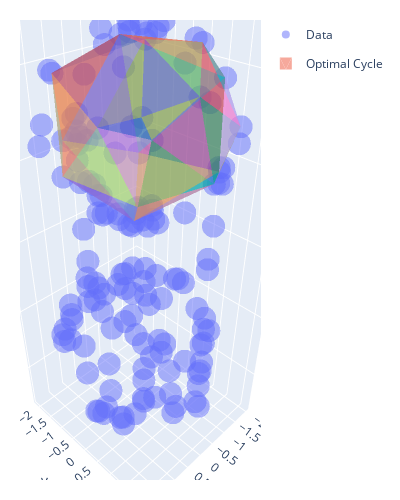

This figure's notebook cell:
### Code cell
## 2nd Largest Representative 3D Hole (Optimized and rounded)
# use optimal dataframe from above (the optmization problem takes too long, i don't wanna do it twice)
filter = optimal.loc['optimal cycle', 'chain']['coefficient'].astype(float).round() != 0 # mark locations where the cofficicents are close to 0 to be removed
print(f'Removing {sum(1-filter)}/{len(filter)} simplicies from the cycle, {sum(filter)} simplicies left')
optimal_faces = optimal.loc['optimal cycle', 'chain'][filter]['simplex'].tolist()
# maybe want some assert statement to make sure we have a real cycle

# plotting
trace_dta = go.Scatter3d( # data plot
        x=dta[:, 0],
        y=dta[:, 1],
        z=dta[:, 2],
        mode='markers',
        showlegend=True,
        name='Data',
        opacity=0.5
    )
traces_optimal = [oat.plot.triangle__trace3d(triangle=tri, coo=dta) for tri in optimal_faces] # optimal cycle plot
for n, trace in enumerate(traces_optimal): # plot optimal cycle
    trace.update(
            showlegend=(n==0),
            legendgroup='opti',
            opacity=0.5,
            name='Optimal Cycle'
        )
fig = go.Figure(data=[trace_dta]+traces_optimal)
fig.update_layout(
        width=400, 
        height=500,
        margin=dict(l=20, r=20, t=20, b=20)
    )
fig.show()
# rounding solves this problem (I think)

### Figure 1 — Plotly figure (JSON) as saved in the notebook; plotly's stock layout.template omitted (floating-point values rounded to 4 significant figures; data arrays with more than 128 entries replaced by an {"elided": "..."} marker saying what was removed)
{"data": [{"mode": "markers", "name": "Data", "opacity": 0.5, "showlegend": true, "type": "scatter3d", "x": {"elided": "150 float values"}, "y": {"elided": "150 float values"}, "z": {"elided": "150 float values"}}, {"i": [0], "j": [1], "k": [2], "legendgroup": "opti", "name": "Optimal Cycle", "opacity": 0.5, "showlegend": true, "type": "mesh3d", "x": [1.392, -0.7554, -0.04524], "y": [1.401, 1.44, 2.011], "z": [3.398, 4.158, 2.743]}, {"i": [0], "j": [1], "k": [2], "legendgroup": "opti", "name": "Optimal Cycle", "opacity": 0.5, "showlegend": false, "type": "mesh3d", "x": [1.392, -0.7554, 0.5612], "y": [1.401, 1.44, 0.1056], "z": [3.398, 4.158, 4.904]}, {"i": [0], "j": [1], "k": [2], "legendgroup": "opti", "name": "Optimal Cycle", "opacity": 0.5, "showlegend": false, "type": "mesh3d", "x": [-1.268, 0.7731, 0.5612], "y": [-1.092, -1.673, 0.1056], "z": [4.27, 3.883, 4.904]}, {"i": [0], "j": [1], "k": [2], "legendgroup": "opti", "name": "Optimal Cycle", "opacity": 0.5, "showlegend": false, "type": "mesh3d", "x": [-1.327, -1.268, 0.5612], "y": [0.4151, -1.092, 0.1056], "z": [4.472, 4.27, 4.904]}, {"i": [0], "j": [1], "k": [2], "legendgroup": "opti", "name": "Optimal Cycle", "opacity": 0.5, "showlegend": false, "type": "mesh3d", "x": [1.918, 1.011, 0.7731], "y": [0.04414, -1.287, -1.673], "z": [3.35, 1.809, 3.883]}, {"i": [0], "j": [1], "k": [2], "legendgroup": "opti", "name": "Optimal Cycle", "opacity": 0.5, "showlegend": false, "type": "mesh3d", "x": [1.918, 0.8654, 1.011], "y": [0.04414, 0.7368, -1.287], "z": [3.35, 1.529, 1.809]}, {"i": [0], "j": [1], "k": [2], "legendgroup": "opti", "name": "Optimal Cycle", "opacity": 0.5, "showlegend": false, "type": "mesh3d", "x": [1.918, 0.8654, 1.392], "y": [0.04414, 0.7368, 1.401], "z": [3.35, 1.529, 3.398]}, {"i": [0], "j": [1], "k": [2], "legendgroup": "opti", "name": "Optimal Cycle", "opacity": 0.5, "showlegend": false, "type": "mesh3d", "x": [-0.4261, -1.268, 0.7731], "y": [-1.771, -1.092, -1.673], "z": [2.347, 4.27, 3.883]}, {"i": [0], "j": [1], "k": [2], "legendgroup": "opti", "name": "Optimal Cycle", "opacity": 0.5, "showlegend": false, "type": "mesh3d", "x": [-0.4261, -1.367, -1.268], "y": [-1.771, -1.286, -1.092], "z": [2.347, 2.467, 4.27]}, {"i": [0], "j": [1], "k": [2], "legendgroup": "opti", "name": "Optimal Cycle", "opacity": 0.5, "showlegend": false, "type": "mesh3d", "x": [1.918, 1.392, 0.5612], "y": [0.04414, 1.401, 0.1056], "z": [3.35, 3.398, 4.904]}, {"i": [0], "j": [1], "k": [2], "legendgroup": "opti", "name": "Optimal Cycle", "opacity": 0.5, "showlegend": false, "type": "mesh3d", "x": [1.918, 0.7731, 0.5612], "y": [0.04414, -1.673, 0.1056], "z": [3.35, 3.883, 4.904]}, {"i": [0], "j": [1], "k": [2], "legendgroup": "opti", "name": "Optimal Cycle", "opacity": 0.5, "showlegend": false, "type": "mesh3d", "x": [-1.43, -0.168, -1.176], "y": [-1.008, -0.2063, 1.083], "z": [1.968, 1.015, 1.704]}, {"i": [0], "j": [1], "k": [2], "legendgroup": "opti", "name": "Optimal Cycle", "opacity": 0.5, "showlegend": false, "type": "mesh3d", "x": [-1.998, -1.43, -1.176], "y": [-0.1088, -1.008, 1.083], "z": [3.092, 1.968, 1.704]}, {"i": [0], "j": [1], "k": [2], "legendgroup": "opti", "name": "Optimal Cycle", "opacity": 0.5, "showlegend": false, "type": "mesh3d", "x": [-0.4261, 1.011, 0.7731], "y": [-1.771, -1.287, -1.673], "z": [2.347, 1.809, 3.883]}, {"i": [0], "j": [1], "k": [2], "legendgroup": "opti", "name": "Optimal Cycle", "opacity": 0.5, "showlegend": false, "type": "mesh3d", "x": [0.8654, -1.176, -0.04524], "y": [0.7368, 1.083, 2.011], "z": [1.529, 1.704, 2.743]}, {"i": [0], "j": [1], "k": [2], "legendgroup": "opti", "name": "Optimal Cycle", "opacity": 0.5, "showlegend": false, "type": "mesh3d", "x": [0.8654, -0.168, -1.176], "y": [0.7368, -0.2063, 1.083], "z": [1.529, 1.015, 1.704]}, {"i": [0], "j": [1], "k": [2], "legendgroup": "opti", "name": "Optimal Cycle", "opacity": 0.5, "showlegend": false, "type": "mesh3d", "x": [-0.4261, -0.168, 1.011], "y": [-1.771, -0.2063, -1.287], "z": [2.347, 1.015, 1.809]}, {"i": [0], "j": [1], "k": [2], "legendgroup": "opti", "name": "Optimal Cycle", "opacity": 0.5, "showlegend": false, "type": "mesh3d", "x": [-0.4261, -1.43, -0.168], "y": [-1.771, -1.008, -0.2063], "z": [2.347, 1.968, 1.015]}, {"i": [0], "j": [1], "k": [2], "legendgroup": "opti", "name": "Optimal Cycle", "opacity": 0.5, "showlegend": false, "type": "mesh3d", "x": [0.8654, 1.392, -0.04524], "y": [0.7368, 1.401, 2.011], "z": [1.529, 3.398, 2.743]}, {"i": [0], "j": [1], "k": [2], "legendgroup": "opti", "name": "Optimal Cycle", "opacity": 0.5, "showlegend": false, "type": "mesh3d", "x": [0.8654, -0.168, 1.011], "y": [0.7368, -0.2063, -1.287], "z": [1.529, 1.015, 1.809]}, {"i": [0], "j": [1], "k": [2], "legendgroup": "opti", "name": "Optimal Cycle", "opacity": 0.5, "showlegend": false, "type": "mesh3d", "x": [-1.327, -0.7554, 0.5612], "y": [0.4151, 1.44, 0.1056], "z": [4.472, 4.158, 4.904]}, {"i": [0], "j": [1], "k": [2], "legendgroup": "opti", "name": "Optimal Cycle", "opacity": 0.5, "showlegend": false, "type": "mesh3d", "x": [-1.998, -1.402, -1.176], "y": [-0.1088, 1.443, 1.083], "z": [3.092, 3.04, 1.704]}, {"i": [0], "j": [1], "k": [2], "legendgroup": "opti", "name": "Optimal Cycle", "opacity": 0.5, "showlegend": false, "type": "mesh3d", "x": [-1.998, -1.367, -1.268], "y": [-0.1088, -1.286, -1.092], "z": [3.092, 2.467, 4.27]}, {"i": [0], "j": [1], "k": [2], "legendgroup": "opti", "name": "Optimal Cycle", "opacity": 0.5, "showlegend": false, "type": "mesh3d", "x": [-1.402, -1.176, -0.04524], "y": [1.443, 1.083, 2.011], "z": [3.04, 1.704, 2.743]}, {"i": [0], "j": [1], "k": [2], "legendgroup": "opti", "name": "Optimal Cycle", "opacity": 0.5, "showlegend": false, "type": "mesh3d", "x": [-1.327, -1.402, -0.7554], "y": [0.4151, 1.443, 1.44], "z": [4.472, 3.04, 4.158]}, {"i": [0], "j": [1], "k": [2], "legendgroup": "opti", "name": "Optimal Cycle", "opacity": 0.5, "showlegend": false, "type": "mesh3d", "x": [-1.327, -1.998, -1.402], "y": [0.4151, -0.1088, 1.443], "z": [4.472, 3.092, 3.04]}, {"i": [0], "j": [1], "k": [2], "legendgroup": "opti", "name": "Optimal Cycle", "opacity": 0.5, "showlegend": false, "type": "mesh3d", "x": [-1.327, -1.998, -1.268], "y": [0.4151, -0.1088, -1.092], "z": [4.472, 3.092, 4.27]}, {"i": [0], "j": [1], "k": [2], "legendgroup": "opti", "name": "Optimal Cycle", "opacity": 0.5, "showlegend": false, "type": "mesh3d", "x": [-1.402, -0.7554, -0.04524], "y": [1.443, 1.44, 2.011], "z": [3.04, 4.158, 2.743]}, {"i": [0], "j": [1], "k": [2], "legendgroup": "opti", "name": "Optimal Cycle", "opacity": 0.5, "showlegend": false, "type": "mesh3d", "x": [-1.998, -1.367, -1.43], "y": [-0.1088, -1.286, -1.008], "z": [3.092, 2.467, 1.968]}, {"i": [0], "j": [1], "k": [2], "legendgroup": "opti", "name": "Optimal Cycle", "opacity": 0.5, "showlegend": false, "type": "mesh3d", "x": [-0.4261, -1.367, -1.43], "y": [-1.771, -1.286, -1.008], "z": [2.347, 2.467, 1.968]}], "layout": {"height": 500, "margin": {"b": 20, "l": 20, "r": 20, "t": 20}, "width": 400}}
